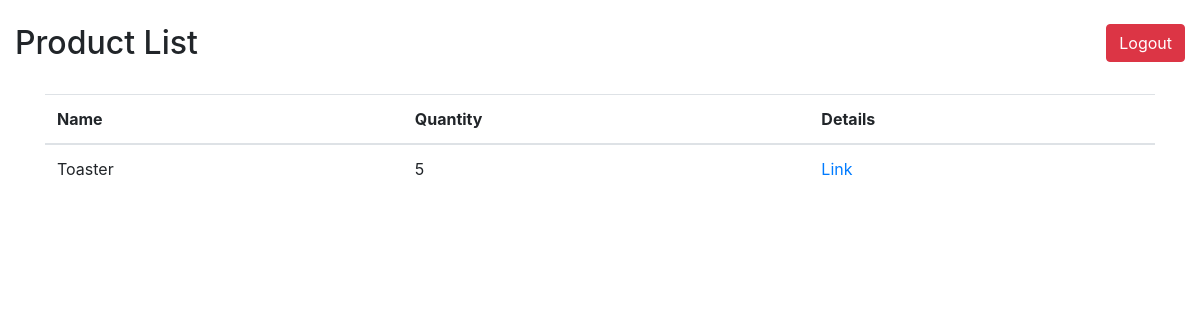
Before: /list (signed in) with the older database file.
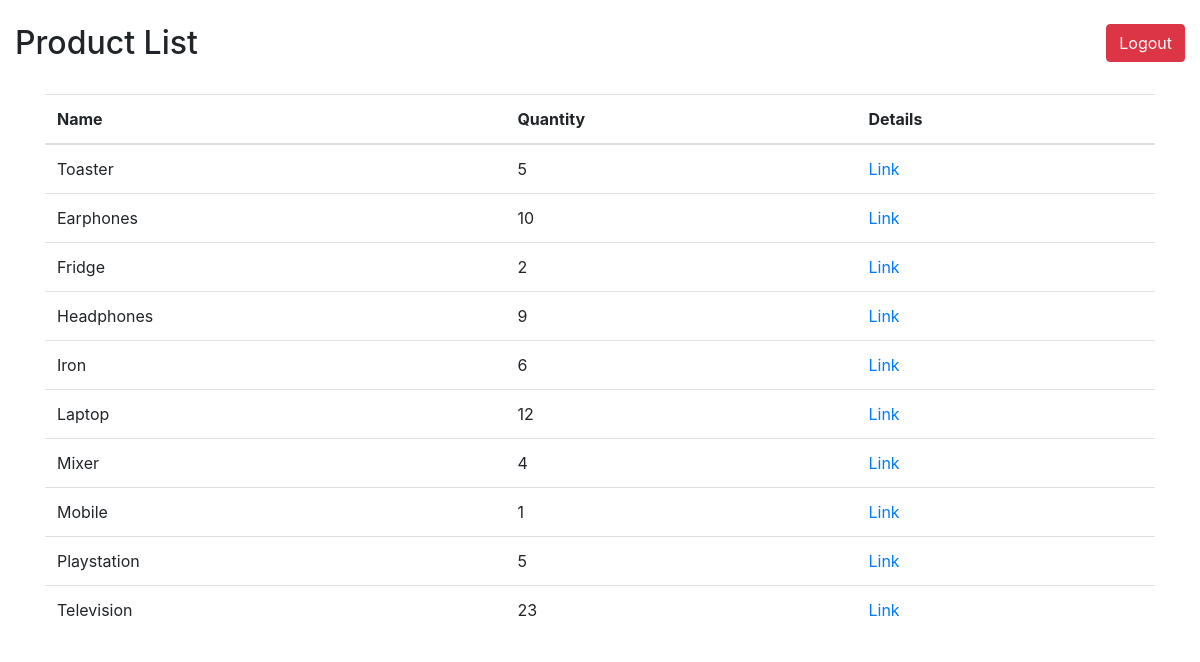
After: the same page with the newer database file.
### product/models.py (models this page shows)
class Product(models.Model):
    name = models.CharField(max_length=50, blank=False, default='')
    quantity = models.IntegerField(blank=False, default=0)
    img = models.FileField(upload_to=settings.MEDIA_ROOT)

### product/views.py (the view)
# urls.py: path('list', views.list, name='list'),
def list(request):
    if request.session['logged_in'] == True:
        data = Product.objects.all().values()
        return render(request, 'list.html',  {"data": data})
    else:
        return redirect('login')

### cb_task/templates/list.html (shortened to what this page needs)
{% extends 'base.html' %}
{% block content %}
    <div class="container-fluid">
        <br/>
        <div class="row">
            <div class="col-md-6" align="left">
                <h2>Product List</h2>
            </div>
            <div class="col-md-6" align="right">
                <a href="{% url 'logout' %}" class="btn btn-danger">Logout</a>
            </div>
        </div>
        <br/>
        <div class="container">
            <table class="table">
                <thead>
                    <tr>
                        <th scope="col">Name</th>
                        <th scope="col">Quantity</th>
                        <th scope="col">Details</th>
                    </tr>
                </thead>
                <tbody>
                {% for i in data %}
                    <tr>
                        <td>{{i.name}}</td>
                        <td>{{i.quantity}}</td>
                        <td><a href="{% url 'detail' i.id %}">Link</a></td>
                    </tr>
                {% endfor %}
                </tbody>
            </table>
        </div>
    </div>
{% endblock %}

### cb_task/templates/base.html (shortened to what this page needs)
<!DOCTYPE html>
<html lang="en">
    <head>
        <link rel="stylesheet" href="https://stackpath.bootstrapcdn.com/bootstrap/4.5.2/css/bootstrap.min.css">
    </head>
    <body>
        {% block content %}{% endblock %}
    </body>
</html>

Changed rows visible on the page:
added Product: name "Earphones", quantity "10"
added Product: name "Fridge", quantity "2"
added Product: name "Headphones", quantity "9"
added Product: name "Iron", quantity "6"
added Product: name "Laptop", quantity "12"
added Product: name "Mixer", quantity "4"
added Product: name "Mobile", quantity "1"
added Product: name "Playstation", quantity "5"
added Product: name "Television", quantity "23"
